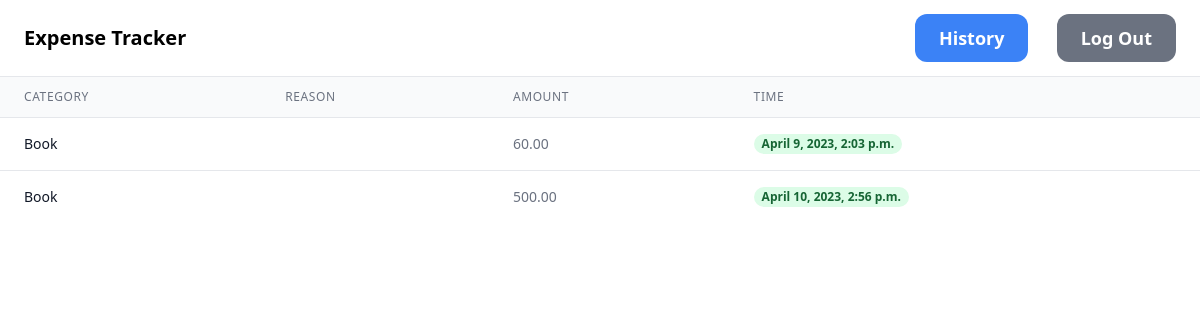
Before: /history (signed in) with the older database file.
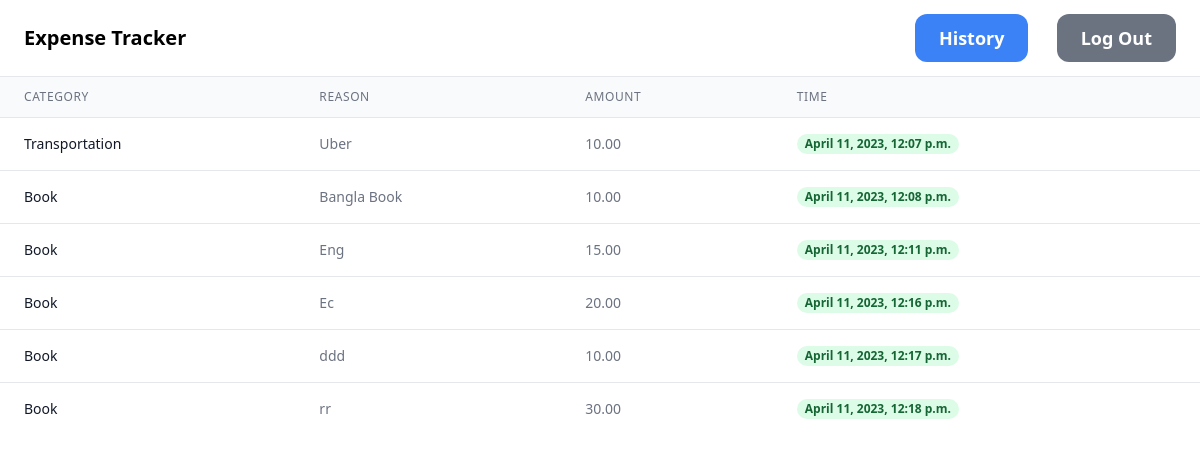
After: the same page with the newer database file.
### appname/models.py (models this page shows, shortened)
class Expense(models.Model):
    user = models.ForeignKey(User, on_delete=models.CASCADE)
    category = models.ForeignKey(Category, on_delete=models.CASCADE)
    budget = models.ForeignKey(Budget, on_delete=models.CASCADE,default=1)
    reason = models.TextField(blank=True, null=True)
    timestamp = models.DateTimeField(default=datetime.now, null=True, blank=True)
    amount = models.DecimalField(max_digits=100, decimal_places=2)

class Category(models.Model):
    user = models.ForeignKey(User, on_delete=models.CASCADE)
    name = models.CharField(max_length=255)
    description = models.TextField(blank=True, null=True)
    def __str__(self):
        return self.name

### appname/views.py (the view)
# urls.py: path('history',views.history,name='history'),
def history(request):
    expense= Expense.objects.filter(user=request.user)
    context = {
        'expense': expense,
    }
    return render(request,'appname/history.html',context)

### appname/templates/appname/history.html (shortened to what this page needs)
{% extends 'appname/base.html' %}
{% block content %}
<table class="min-w-full divide-y divide-gray-200">
    <thead class="bg-gray-50">
      <tr>
        <th scope="col" class="px-6 py-3 text-left text-xs font-medium text-gray-500 uppercase tracking-wider">
          Category
        </th>
        <th scope="col" class="px-6 py-3 text-left text-xs font-medium text-gray-500 uppercase tracking-wider">
          Reason
        </th>
        <th scope="col" class="px-6 py-3 text-left text-xs font-medium text-gray-500 uppercase tracking-wider">
          Amount
        </th>
        <th scope="col" class="px-6 py-3 text-left text-xs font-medium text-gray-500 uppercase tracking-wider">
          Time
        </th>
      </tr>
    </thead>
    <tbody class="bg-white divide-y divide-gray-200">
        {% for b in expense %}
        <tr>
          <td class="px-6 py-4 whitespace-nowrap">
            <div class="text-sm font-medium text-gray-900">{{b.category}}</div>
          </td>
          <td class="px-6 py-4 whitespace-nowrap">
            <div class="text-sm text-gray-500">{{b.reason}}</div>
          </td>
          <td class="px-6 py-4 whitespace-nowrap">
            <div class="text-sm text-gray-500">{{b.amount}}</div>
          </td>
          <td class="px-6 py-4 whitespace-nowrap">
            <span class="px-2 inline-flex text-xs leading-5 font-semibold rounded-full bg-green-100 text-green-800">
              {{b.timestamp}}
            </span>
          </td>
        </tr>
    {% endfor %}
  </table>
{% endblock content %}

Changed rows visible on the page:
removed Expense: category "Book", amount "60.00", timestamp "April 9, 2023, 2:03 p.m."
removed Expense: category "Book", amount "500.00", timestamp "April 10, 2023, 2:56 p.m."
added Expense: category "Transportation", reason "Uber", amount "10.00", timestamp "April 11, 2023, 12:07 p.m."
added Expense: category "Book", reason "Bangla Book", amount "10.00", timestamp "April 11, 2023, 12:08 p.m."
added Expense: category "Book", reason "Eng", amount "15.00", timestamp "April 11, 2023, 12:11 p.m."
added Expense: category "Book", reason "Ec", amount "20.00", timestamp "April 11, 2023, 12:16 p.m."
added Expense: category "Book", reason "ddd", amount "10.00", timestamp "April 11, 2023, 12:17 p.m."
added Expense: category "Book", reason "rr", amount "30.00", timestamp "April 11, 2023, 12:18 p.m."
